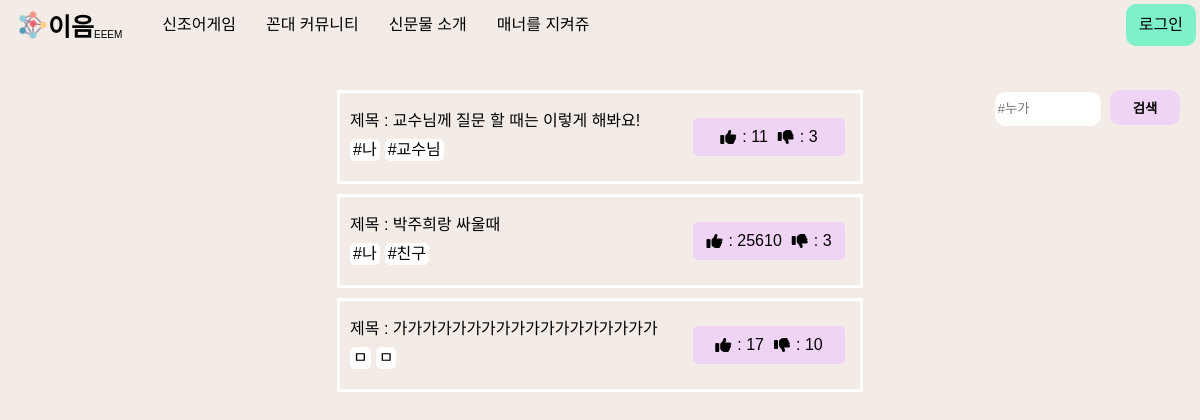
The page /manner/ on the database as committed earlier.
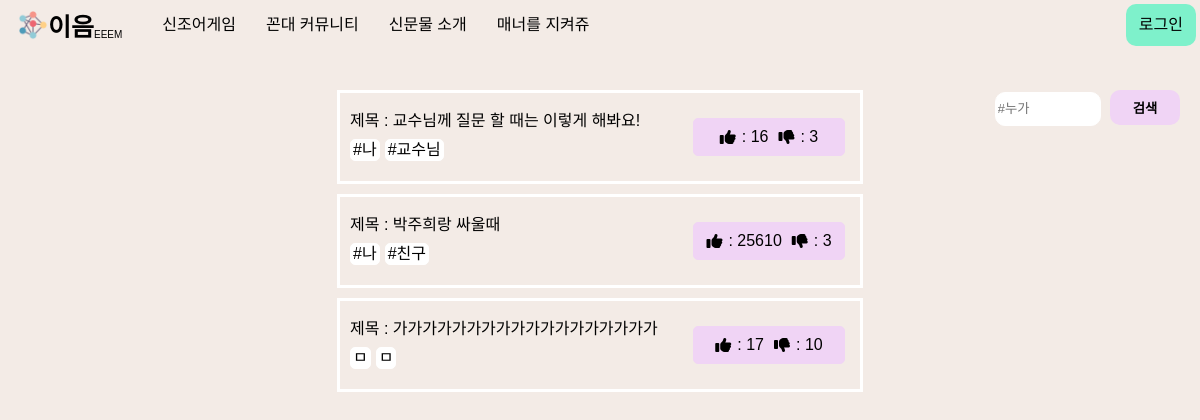
The same page on the database as committed later.
### main/models.py (models this page shows)
class manner(models.Model):
    text = models.CharField(max_length=18)
    like = models.IntegerField()
    dis_like = models.IntegerField()
    hashtag_me = models.CharField(max_length=20)
    hashtag_you = models.CharField(max_length=20)
    hashtag_situation = models.CharField(max_length=500)

### main/views.py (the view)
# urls.py: path('manner/', views.manners, name="manner"),
def manners(request):
    manner_alltext = manner.objects.all()
    return render(request, "manner.html", {"manner": manner_alltext})

### main/templates/manner.html (shortened to what this page needs)
{% extends 'base.html' %}{% load static %} {% block content %}
<link rel="stylesheet" href='{% static "css/manner.css" %}'>
<body>
  <main class="main__screen">
    {% for m in manner.all %}
    <a class="manner__box" href="{%url 'mannersDetail' m.id %}">
      <div class="manner__main">
        <div class="manner__text">
          제목 : {{m.text}}
        </div>
        <div class="manner__hashtag">
          <div class="manner__hashtag--detail">{{m.hashtag_me}}</div>
          <div class="manner__hashtag--detail">{{m.hashtag_you}}</div>
        </div>
      </div>
      <div class="mannerthumbs">
        <i class="fas fa-thumbs-up"></i>: {{m.like}}
        <i class="fas fa-thumbs-down"></i>: {{m.dis_like}}
      </div>
    </a>
    {% endfor %}
    <form method="post" class="search" action="{% url 'search' %}">
      <input type="text" class="search__box" placeholder="#누가" value="{{post}}">
      <button type="submit" class="find__btn">검색</button>
    </form>
  </main>
</body>
</html>
{% endblock %}

### gyeongsoton/templates/base.html (shortened to what this page needs)
<!DOCTYPE html>
<html lang="ko">
{% load static %}
<head>
  <link rel="stylesheet" href='{% static "css/navbar.css" %}'>
  <link rel="stylesheet" href='{% static "css/reset.css" %}'>
</head>
<body>
  <nav class="navbar">
    <div class="navbar__brand">
      <a href="{%url 'home' %}">
        <div>
          <img src="{% static 'img/logo.png' %}">
          <strong>이음</strong>
          <span>EEEM</span>
        </div>
      </a>
    </div>
    <ul class="navbar__buttons">
      <li class="nav-item">
        <a class="nav-link" href="{%url 'newterms' %}">신조어게임</a>
      </li>
      <li class="nav-item">
        <a class="nav-link" href="{%url 'community' %}">꼰대 커뮤니티</a>
      </li>
      <li class="nav-item">
        <a class="nav-link" href="{%url 'trend' %}">신문물 소개</a>
      </li>
      <li class="nav-item">
        <a class="nav-link" href="{%url 'manner' %}">매너를 지켜쥬</a>
      </li>
    </ul>
    {% if not user.is_authenticated %}
    <a class="login__btn" href="{%url 'login' %}">
      <span>로그인</span>
    </a>
    {% endif %}
  </nav>
{% block content %} {% endblock %}
</body>
</html>

### main/static/css/navbar.css (style rules this page uses)
.navbar { background-color: #f3ebe6; display: flex; align-items: center; padding: 10px 8px; position: fixed; width: 100%; z-index: 999; }
.navbar__brand { display: flex; justify-content: center; align-items: center; padding: 0px 10px; }
.navbar__brand div { display: flex; justify-content: center; align-items: flex-end; }
.navbar__brand strong { font-size: 25px; }
.navbar__brand span { font-size: 10px; }
.navbar__brand img { width: 30px; height: 30px; }
.navbar__buttons { display: flex; align-items: center; justify-content: space-around; }
.nav-item { width: auto; height: 20px; margin-left: 30px; display: flex; justify-content: center; align-items: center; }
.nav-link { color: white; }
.login__btn { position: absolute; right: 20px; border-radius: 10px; padding: 13px; background-color: rgb(126, 241, 203); }

### main/static/css/manner.css (style rules this page uses)
.main__screen { padding-top: 90px; display: flex; flex-direction: column; align-items: center; }
.manner__box { padding: 20px 10px; width: 500px; height: auto; border: 3px solid white; display: flex; justify-content: space-between; align-items: center; margin-bottom: 10px; }
.manner__hashtag { display: flex; margin-top: 10px; }
.manner__hashtag--detail { width: auto; height: auto; border: 1px solid white; border-radius: 5px; background-color: white; margin-right: 5px; padding: 2px; }
.mannerthumbs { display: flex; align-items: center; justify-content: center; width: 150px; height: auto; border: 1px solid rgb(240, 212, 245); border-radius: 5px; background-color: rgb(240, 212, 245); padding: 10px 0px; margin: 0px 5px; cursor: pointer; margin-left: 30px; color: black; }
.mannerthumbs i { margin-right: 6px; }
.mannerthumbs i:last-child { margin-left: 10px; }
.search { position: absolute; top: 90px; right: 20px; }
.search__box { width: 100px; height: 30px; border: 1px solid white; border-radius: 10px; margin-right: 5px; }
.find__btn { width: 70px; height: 35px; border: none; cursor: pointer; color: black; background-color: #f0d4f5; font-weight: bold; border-radius: 10px; }

### gyeongsoton/templates/base.html (style rules this page uses)
a:link { color: black; text-decoration: none; }

Rows that differ between the two databases and show on the page:
changed manner "교수님께 질문 할 때는 이렇게 해봐요!": like "11" → "16"
